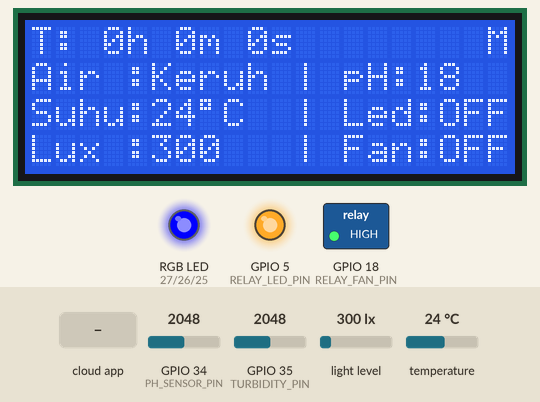
The sketch below on a simulated ESP32. Parts: 20×4 character LCD, switched loads named in the sketch (green lamp = pin HIGH), an RGB LED mixed from three pins (HIGH = lit), output pins drawn as LEDs (lit = HIGH). The test bench sets the inputs (shaded band); at power-on: temperature 24 °C, GPIO 35 (TURBIDITY_PIN) = 2048, GPIO 34 (PH_SENSOR_PIN) = 2048, light level 300 lx. WiFi joins after 1.5 s; servers stay silent unless stated; the Firebase database answers and starts empty; what the sketch prints to the serial monitor is not drawn.

Above: at 6.4 s.
6.5 s: the phone or cloud app sets led to 1
At 11.6 s:
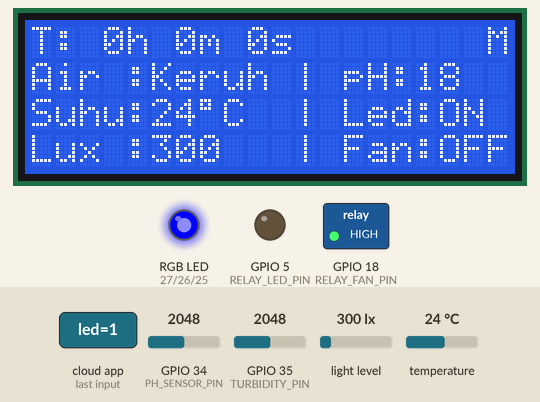
12.2 s: the phone or cloud app sets fan to 1
At 16.5 s:
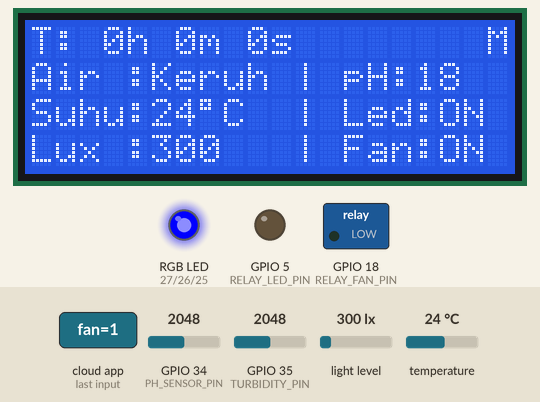
17.2 s: the phone or cloud app sets otomatis to 1
At 19.87 s:
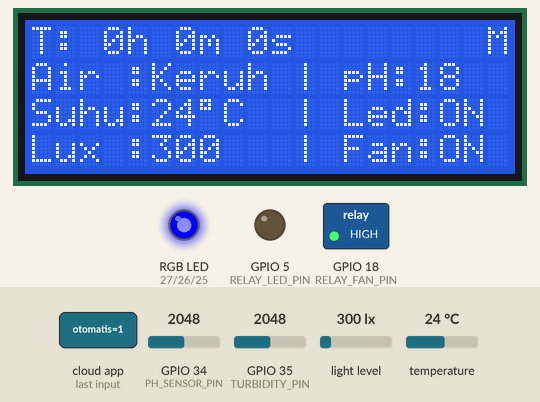
21.5 s: temperature set to 29.4 °C
At 25.5 s:
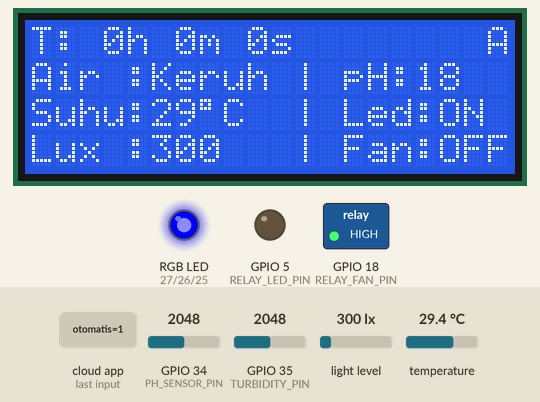
25.8 s: temperature set to 30.6 °C
At 29.9 s:
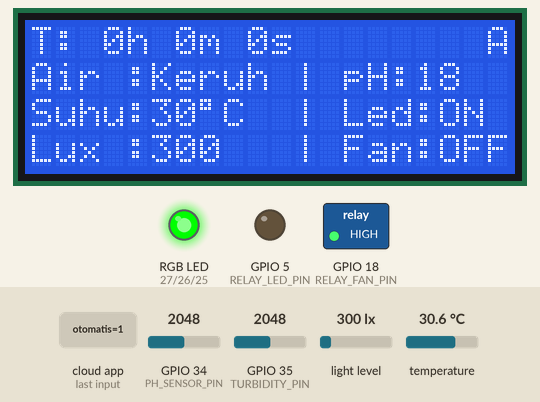
30.2 s: GPIO 35 (TURBIDITY_PIN) set to 2692
34.2 s: GPIO 35 (TURBIDITY_PIN) set to 2828
At 37.9 s:
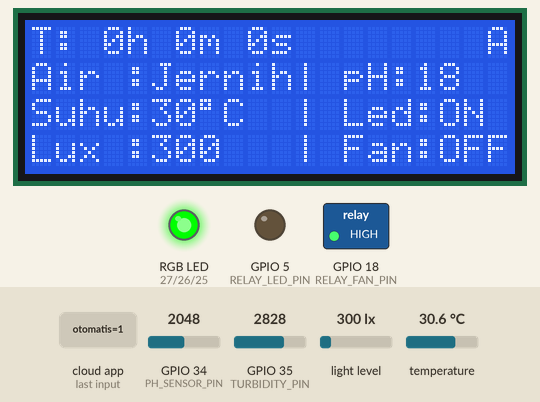
Timing chart, 0 to 39.4 s (numbered marks = the images above; inputs shaded):
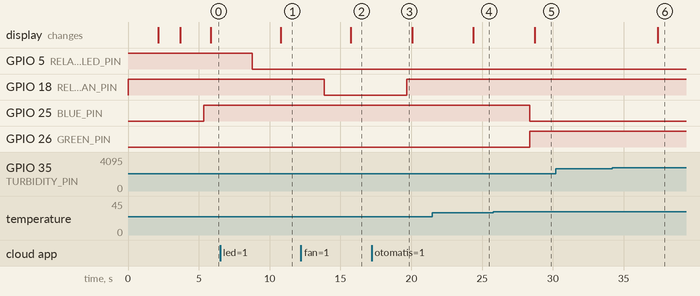

Measured:
- the behaviour switches between 29.9 and 30 °C on temperature (found by bisection; images 4 and 5)
- the behaviour switches between 2754 and 2755 on GPIO 35 (TURBIDITY_PIN) (found by bisection; images 5 and 6)
- after the input at 6.5 s, GPIO 5 (RELAY_LED_PIN): HIGH → LOW after 2.3 s; the display: changes after 4.3 s (image 1)
- after the input at 12.2 s, GPIO 18 (RELAY_FAN_PIN): HIGH → LOW after 1.6 s; the display: changes after 3.5 s (image 2)
- after the input at 17.2 s, GPIO 18 (RELAY_FAN_PIN): LOW → HIGH after 2.5 s
- after the input at 21.5 s, the display: changes after 2.9 s (image 4)
- after the input at 25.8 s, GPIO 25 (BLUE_PIN): HIGH → LOW after 2.6 s; GPIO 26 (GREEN_PIN): LOW → HIGH after 2.6 s; the display: changes after 2.9 s (image 5)
- after the input at 30.2 s, every drawn part: stays the same
- after the input at 34.2 s, the display: changes after 3.2 s (image 6)

The sketch:

Arduino.ino
```cpp
#include <Arduino.h>
#include <WiFi.h>
#include <Firebase_ESP_Client.h>
#include <OneWire.h>
#include <DallasTemperature.h>
#include <Wire.h>
#include <LiquidCrystal_I2C.h>
#include <WiFiManager.h>
#include <BH1750.h>

#define API_KEY "AIzaSyBgD_196K9e0NmyVbGtHxlyVAdgpGu5Yyo"
#define DATABASE_URL "https://aquascape-ffef6-default-rtdb.asia-southeast1.firebasedatabase.app/"
#define PH_SENSOR_PIN 34
#define TURBIDITY_PIN 35
#define ONE_WIRE_BUS 32

#define RELAY_LED_PIN 5  // GPIO untuk relay LED
#define RELAY_FAN_PIN 18  // GPIO untuk relay kipas

#define RED_PIN 27
#define GREEN_PIN 26
#define BLUE_PIN 25

FirebaseData fbdo;
FirebaseAuth auth;
FirebaseConfig config;

OneWire oneWire(ONE_WIRE_BUS);
DallasTemperature sensors(&oneWire);

LiquidCrystal_I2C lcd(0x27, 20, 4);
BH1750 lightMeter;

float PH4 = 3.2992;
float PH9 = 2.7856;
int nilai_analog_PH;
double TeganganPh;
float Po = 0;
float PH_step;

unsigned long sendDataPrevMillis = 0;
bool signupOK = false;

bool ledStatus = false;
bool fanStatus = false;

unsigned long timerDuration = 0; // Inisialisasi tanpa nilai default
unsigned long previousTimerDuration = 0; // Untuk menyimpan nilai sebelumnya
unsigned long startTime = 0;
bool isLightOn = false;

// Tambahkan di bagian deklarasi variabel global
unsigned long lastResetTime = 0;  // Waktu terakhir reset
const unsigned long RESET_INTERVAL = 24 * 60 * 60 * 1000; // 24 jam dalam milidetik
bool isAutoMode = true; // Default mode otomatis

// Tambahkan variabel global untuk batas suhu
int batasSuhuRendah = 30;  // default value
int batasSuhuTinggi = 40;  // default value

// Fungsi untuk membaca kejernihan berdasarkan nilai tegangan turbidity
int readClarity() {
    int nilai_analog_turbidity = analogRead(TURBIDITY_PIN);
    int tegangan_turbidity = map(nilai_analog_turbidity, 0, 4095, 0, 3300);
    int clarity_percentage = map(tegangan_turbidity, 400, 3000, 0, 100);

    // Batasi nilai antara 0-100
    if (clarity_percentage < 0) clarity_percentage = 0;
    if (clarity_percentage > 100) clarity_percentage = 100;

    return clarity_percentage;
}

// Tambahkan fungsi untuk mendapatkan status kejernihan berdasarkan persentase
String getClarityStatus(int clarity_percentage) {
    if (clarity_percentage < 30) {
        return "Kotor";
    } else if (clarity_percentage < 70) {
        return "Keruh";
    } else {
        return "Jernih";
    }
}

// Fungsi untuk koneksi Wi-Fi
void connectToWiFi() {
    lcd.setCursor(0, 0);
    lcd.print(F("Hubungkan Wi-Fi"));
    lcd.setCursor(0, 2);
    lcd.print(F("Aquascape-AP"));
    lcd.setCursor(0, 3);
    lcd.print(F("PW: 11223344"));
    WiFiManager wifiManager;
    if (!wifiManager.autoConnect("Aquascape-AP", "11223344")) {
        Serial.println(F("Gagal terhubung dan tidak ada timeout."));
        delay(3000);
        ESP.restart();
    }
    Serial.println(F("Terhubung ke Wi-Fi!"));
    Serial.println(WiFi.localIP());
    lcd.clear();
    lcd.setCursor(0, 1);
    lcd.print(F("Terhubung ke Wi-Fi"));
}

// Fungsi untuk koneksi ke Firebase
void handleFirebaseConnection() {
    if (Firebase.signUp(&config, &auth, "", "")) {
        signupOK = true;
        Firebase.begin(&config, &auth);
        Firebase.reconnectWiFi(true);
    } else {
        Serial.printf("Kesalahan Pendaftaran Firebase: %s\n", config.signer.signupError.message.c_str());
        delay(5000);
        handleFirebaseConnection();
    }
}

// Fungsi untuk memperbarui status relay dari Firebase
void updateRelayStatus() {
    // Cek mode otomatis/manual dari Firebase
    if (Firebase.RTDB.getBool(&fbdo, "mode/otomatis")) {
        isAutoMode = fbdo.boolData();
        Serial.println(isAutoMode ? "Mode: Otomatis" : "Mode: Manual");
    }

    // Jika mode manual, ambil status relay dari Firebase
    if (!isAutoMode) {
        if (Firebase.RTDB.getBool(&fbdo, "relays/led")) {
            ledStatus = fbdo.boolData();
            digitalWrite(RELAY_LED_PIN, ledStatus ? LOW : HIGH);
            Serial.println(ledStatus ? "Lampu HIDUP" : "Lampu MATI");
        }

        if (Firebase.RTDB.getBool(&fbdo, "relays/fan")) {
            fanStatus = fbdo.boolData();
            digitalWrite(RELAY_FAN_PIN, fanStatus ? LOW : HIGH);
            Serial.println(fanStatus ? "Kipas HIDUP" : "Kipas MATI");
        }
    }
}

// Fungsi untuk mengatur warna RGB dan kipas berdasarkan suhu
void setRGBColor(int temperature) {
    if (temperature < batasSuhuRendah) {
        // Suhu dingin - LED biru - Kipas mati
        analogWrite(RED_PIN, 0);
        analogWrite(GREEN_PIN, 0);
        analogWrite(BLUE_PIN, 255);
        if (isAutoMode) {
            fanStatus = false;
            digitalWrite(RELAY_FAN_PIN, HIGH);
            Firebase.RTDB.setBool(&fbdo, "relays/fan", fanStatus);
        }
    } else if (temperature < batasSuhuTinggi) {
        // Suhu normal - LED hijau - Kipas mati
        analogWrite(RED_PIN, 0);
        analogWrite(GREEN_PIN, 255);
        analogWrite(BLUE_PIN, 0);
        if (isAutoMode) {
            fanStatus = false;
            digitalWrite(RELAY_FAN_PIN, HIGH);
            Firebase.RTDB.setBool(&fbdo, "relays/fan", fanStatus);
        }
    } else {
        // Suhu panas - LED merah - Kipas hidup
        analogWrite(RED_PIN, 255);
        analogWrite(GREEN_PIN, 0);
        analogWrite(BLUE_PIN, 0);
        if (isAutoMode) {
            fanStatus = true;
            digitalWrite(RELAY_FAN_PIN, LOW);
            Firebase.RTDB.setBool(&fbdo, "relays/fan", fanStatus);
        }
    }
}

// Fungsi untuk menampilkan data di LCD
void displayData(int temperature, int pH, int lux, String clarity, bool ledStatus, bool fanStatus, unsigned long remainingTime) {
    unsigned long hours = remainingTime / (60 * 60 * 1000);
    unsigned long minutes = (remainingTime % (60 * 60 * 1000)) / (60 * 1000);
    unsigned long seconds = (remainingTime % (60 * 1000)) / 1000;

    lcd.clear();
    lcd.setCursor(0, 0);
    lcd.print(F("T: "));
    lcd.print(hours);
    lcd.print(F("h "));
    lcd.print(minutes);
    lcd.print(F("m "));
    lcd.print(seconds);
    lcd.print(F("s"));

    lcd.setCursor(0, 1);
    lcd.print(F("Air :"));
    lcd.print(clarity);

    lcd.setCursor(11, 1);
    lcd.print(F("| pH:"));
    lcd.print(pH);

    lcd.setCursor(0, 2);
    lcd.print(F("Suhu:"));
    lcd.print(temperature);
    lcd.write(0xDF);
    lcd.print(F("C"));

    lcd.setCursor(0, 3);
    lcd.print(F("Lux :"));
    lcd.print(lux);

    lcd.setCursor(11, 2);
    lcd.print(F("| Led:"));
    lcd.print(ledStatus ? F("ON") : F("OFF"));

    lcd.setCursor(11, 3);
    lcd.print(F("| Fan:"));
    lcd.print(fanStatus ? F("ON") : F("OFF"));

    // Tambahkan indikator mode
    lcd.setCursor(19, 0);
    lcd.print(isAutoMode ? F("A") : F("M")); // A untuk Otomatis, M untuk Manual

    delay(2000);
}

void setup() {
    Serial.begin(115200);

    pinMode(PH_SENSOR_PIN, INPUT);
    pinMode(TURBIDITY_PIN, INPUT);
    pinMode(RELAY_LED_PIN, OUTPUT);
    pinMode(RELAY_FAN_PIN, OUTPUT);
    digitalWrite(RELAY_LED_PIN, HIGH);
    digitalWrite(RELAY_FAN_PIN, HIGH);

    pinMode(RED_PIN, OUTPUT);
    pinMode(GREEN_PIN, OUTPUT);
    pinMode(BLUE_PIN, OUTPUT);

    lcd.init();
    lcd.backlight();

    lcd.clear();
    lcd.setCursor(3, 0);
    lcd.print(F("Selamat datang"));
    lcd.setCursor(2, 1);
    lcd.print(F("Smart Aquascape!"));
    delay(2000);
    lcd.clear();

    connectToWiFi();

    config.api_key = API_KEY;
    config.database_url = DATABASE_URL;

    handleFirebaseConnection();

    sensors.begin();
    lightMeter.begin();

    // Ambil nilai timer dari Firebase
    if (Firebase.RTDB.getInt(&fbdo, "settings/timerDuration")) {
        timerDuration = fbdo.intData() * 60 * 60 * 1000; // Konversi jam ke milidetik
        previousTimerDuration = timerDuration; // Simpan nilai awal
    }

    // Ambil pengaturan batas suhu dari Firebase
    if (Firebase.RTDB.getString(&fbdo, "settings/batasSuhu")) {
        String batasSuhu = fbdo.stringData();
        sscanf(batasSuhu.c_str(), "%d,%d", &batasSuhuRendah, &batasSuhuTinggi);
        Serial.printf("Batas suhu diatur: %d-%d\n", batasSuhuRendah, batasSuhuTinggi);
    }
}

void loop() {
    if (Firebase.ready() && signupOK && (millis() - sendDataPrevMillis > 2000 || sendDataPrevMillis == 0)) {
        sendDataPrevMillis = millis();

        // Baca batas suhu dari Firebase secara realtime
        if (Firebase.RTDB.getString(&fbdo, "settings/batasSuhu")) {
            String batasSuhu = fbdo.stringData();
            int suhuRendah, suhuTinggi;
            if (sscanf(batasSuhu.c_str(), "%d,%d", &suhuRendah, &suhuTinggi) == 2) {
                if (batasSuhuRendah != suhuRendah || batasSuhuTinggi != suhuTinggi) {
                    batasSuhuRendah = suhuRendah;
                    batasSuhuTinggi = suhuTinggi;
                    Serial.printf("Batas suhu diperbarui: %d-%d\n", batasSuhuRendah, batasSuhuTinggi);
                }
            }
        }

        nilai_analog_PH = analogRead(PH_SENSOR_PIN);
        TeganganPh = 3.3 / 4096.0 * nilai_analog_PH;
        PH_step = (PH4 - PH9) / 5.17;
        Po = 7.00 + ((PH9 - TeganganPh) / PH_step);

        Serial.print("Nilai ADC PH = ");
        Serial.println(nilai_analog_PH);
        Serial.print("TeganganPh = ");
        Serial.println(TeganganPh, 3);
        Serial.print("Nilai PH cairan = ");
        Serial.println(Po, 2);

        sensors.requestTemperatures();
        int temperature = static_cast<int>(sensors.getTempCByIndex(0));
        int lux = static_cast<int>(lightMeter.readLightLevel());

        // Dapatkan nilai persentase kejernihan
        int clarity_percentage = readClarity();
        // Dapatkan status kejernihan untuk display LCD
        String clarityStatus = getClarityStatus(clarity_percentage);

        // Hitung waktu yang tersisa
        unsigned long elapsedTime = millis() - startTime;
        unsigned long remainingTime = (timerDuration > elapsedTime) ? (timerDuration - elapsedTime) : 0;

        // Cek reset harian
        if (millis() - lastResetTime >= RESET_INTERVAL) {
            startTime = millis();
            lastResetTime = millis();
            Serial.println("Timer di-reset harian");
        }

        // Update mode otomatis/manual
        updateRelayStatus();

        if (isAutoMode) {
            // Mode Otomatis
            // Kontrol lampu berdasarkan timer dan cahaya
            if (timerDuration > 0 && remainingTime > 0) {
                // Timer aktif, cek intensitas cahaya
                if (lux < 300) {  // Jika cahaya kurang
                    if (!isLightOn) {
                        isLightOn = true;
                        ledStatus = true;
                        digitalWrite(RELAY_LED_PIN, LOW);
                        Firebase.RTDB.setBool(&fbdo, "relays/led", true);
                        Serial.println("Cahaya kurang - Lampu HIDUP");
                    }
                } else {  // Jika cahaya cukup
                    if (isLightOn) {
                        isLightOn = false;
                        ledStatus = false;
                        digitalWrite(RELAY_LED_PIN, HIGH);
                        Firebase.RTDB.setBool(&fbdo, "relays/led", false);
                        Serial.println("Cahaya cukup - Lampu MATI");
                    }
                }
            } else {
                // Timer habis atau tidak aktif
                if (isLightOn) {
                    isLightOn = false;
                    ledStatus = false;
                    digitalWrite(RELAY_LED_PIN, HIGH);
                    Firebase.RTDB.setBool(&fbdo, "relays/led", false);
                    Serial.println("Timer habis - Lampu MATI");
                }
            }

            // Periksa pembaruan timer dari Firebase (menggunakan satu field)
            if (Firebase.RTDB.getString(&fbdo, "settings/timer")) {
                String timerStr = fbdo.stringData();
                int hours = 0, minutes = 0;

                // Format yang diharapkan: "HH:mm"
                if (sscanf(timerStr.c_str(), "%d:%d", &hours, &minutes) == 2) {
                    unsigned long newTimerDuration = (hours * 60 + minutes) * 60 * 1000; // Konversi ke milidetik

                    if (newTimerDuration != previousTimerDuration) {
                        timerDuration = newTimerDuration;
                        previousTimerDuration = newTimerDuration;
                        startTime = millis();
                        lastResetTime = millis();

                        if (timerDuration == 0) {
                            isLightOn = false;
                            ledStatus = false;
                            digitalWrite(RELAY_LED_PIN, HIGH);
                            Firebase.RTDB.setBool(&fbdo, "relays/led", false);
                            Serial.println("Timer diatur ke 0 - Lampu MATI");
                        } else {
                            Serial.print("Timer diperbarui: ");
                            Serial.print(hours);
                            Serial.print(":");
                            Serial.print(minutes);
                            Serial.println();
                        }
                    }
                }
            }
        }

        setRGBColor(temperature);
        updateRelayStatus();

        int pHInt = static_cast<int>(Po);
        displayData(temperature, pHInt, lux, clarityStatus, ledStatus, fanStatus, remainingTime);

        bool dataSent = false;
        int retryCount = 0;

        while (!dataSent && retryCount < 3) {
            if (Firebase.RTDB.setInt(&fbdo, "sensors/clarity", clarity_percentage) && // Kirim persentase kejernihan
                Firebase.RTDB.setInt(&fbdo, "sensors/ph", pHInt) &&
                Firebase.RTDB.setInt(&fbdo, "sensors/temperature", temperature) &&
                Firebase.RTDB.setInt(&fbdo, "sensors/lux", lux)) {
                Serial.println(F("Data sensor telah dikirim ke Firebase."));
                dataSent = true;
            } else {
                Serial.printf("Kesalahan saat mengirim data ke Firebase: %s\n", fbdo.errorReason().c_str());
                retryCount++;
                delay(1000);
            }
        }
    }

    // Pembaruan status relay dari Firebase
    updateRelayStatus();
}
```
